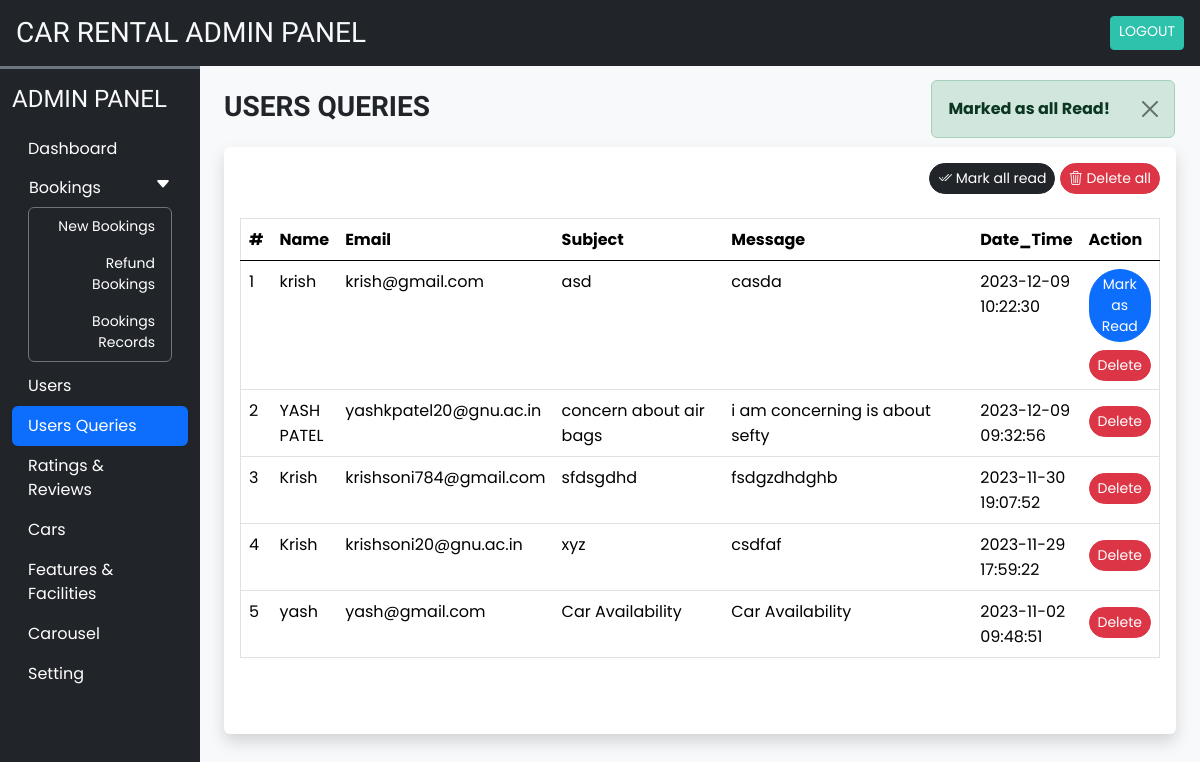
/admin/user_queries.php?seen=all (signed in), run on the app's committed database.
### tables this page shows
CREATE TABLE `user_queries` (
  `sr_no` int(11) NOT NULL,
  `name` varchar(50) NOT NULL,
  `email` varchar(150) NOT NULL,
  `subject` varchar(200) NOT NULL,
  `message` varchar(500) NOT NULL,
  `datentime` datetime NOT NULL DEFAULT current_timestamp(),
  `seen` tinyint(4) NOT NULL DEFAULT 0
);

### admin/includes/db_config.php (called while the page is built, shortened)
<?php
 function filteration($data){
    foreach($data as $key => $value){
       $value = trim($value);
       $value= stripslashes($value);
       $value = strip_tags($value);
       $value= htmlspecialchars($value);
       $data[$key] = $value;
    }
    return $data;
 }
 function update($sql , $values ,$datatype){
    $con = $GLOBALS['con'];
    if($stmt = mysqli_prepare($con,$sql)){
        mysqli_stmt_bind_param($stmt,$datatype, ...$values);
        if(mysqli_stmt_execute($stmt)){
            $res = mysqli_stmt_affected_rows($stmt);
            return $res;
        }else{
            mysqli_stmt_close($stmt);
            die('Query Cannot be executed - Update');
        }
    }else{
        die('Query Cannot be prepared - Update');
    }
 }

### admin/user_queries.php (the view, shortened to what this page needs)
<?php
require("includes/essentials.php");
require("includes/db_config.php");
if (isset($_GET['seen'])) {
    $frm_data = filteration($_GET);
    if ($frm_data['seen'] == 'all') {
        $q = "UPDATE `user_queries` SET `seen` = ? ";
        $values = [1];
        if (update($q, $values, 'i')) {
            alert('success', 'Marked as  all  Read!');
        } else {
            alert('danger', 'Operation Failed!');
        }
    }
}
?>
<!DOCTYPE html>
<html lang="en">
<head>
    <?php require("includes/links.php"); ?>
</head>
<body class="bg-light">
    <?php require("includes/header.php"); ?>
    <div class="container-fluid " id="main-content">
        <div class="row">
            <div class="col-lg-10 ms-auto p-4 overflow-hidden ">
                <h3 class="mb-4 h-font fw-bold">USERS QUERIES</h3>
                <div class="card border-0 shadow mb-4">
                    <div class="card-body">
                        <div class="text-end mb-4">
                            <a href="?seen=all" class="btn btn-dark rounded-pill btn-sm shadow-none ">
                                <i class="bi bi-check2-all"></i> Mark all read
                            </a>
                            <a href="?delete=all" class="btn btn-danger rounded-pill btn-sm shadow-none ">
                                <i class="bi bi-trash3"></i> Delete all
                            </a>
                        </div>
                        <div class="table-responsive-md " style="height: 500px; overflow-y: scroll ;">
                            <table class="table table-hover border">
                                <thead class="sticky-top">
                                    <tr class="bg-dark text-light">
                                        <th scope="col">#</th>
                                        <th scope="col">Name</th>
                                        <th scope="col">Email</th>
                                        <th scope="col" width="20%">Subject</th>
                                        <th scope="col" width="30%">Message</th>
                                        <th scope="col">Date_Time</th>
                                        <th scope="col">Action</th>
                                    </tr>
                                </thead>
                                <tbody>
                                    <?php
                                    $q = "SELECT * FROM user_queries ORDER BY `sr_no` DESC";
                                    $data = mysqli_query($con, $q);
                                    $i = 1;
                                    while ($row = mysqli_fetch_assoc($data)) {
                                        $seen = '';
                                        if ($row['seen'] != 1) {
                                            $seen = "<a href='?seen=$row[sr_no]' class='btn btn-sm rounded-pill btn-primary' >Mark as Read</a>";
                                        }
                                        $seen .= "<a href='?delete=$row[sr_no]' class='btn btn-sm rounded-pill btn-danger mt-2' >Delete</a>";
                                        echo <<<query
                                                <tr>
                                                    <td>$i</td>
                                                    <td>$row[name]</td>
                                                    <td>$row[email]</td>
                                                    <td>$row[subject]</td>
                                                    <td>$row[message]</td>
                                                    <td>$row[datentime]</td>
                                                    <td>$seen</td>
                                                </tr>
                                           query;
                                        $i++;
                                    }
                                    ?>
                                </tbody>
                            </table>
                        </div>
                    </div>
                </div>
            </div>
        </div>
    </div>
</body>
</html>

### admin/assets/css/common.css (style rules this page uses)
:root { --teal: #2ec1ac; --teal_hover: #279e8c; }
* { font-family: 'Poppins', sans-serif; }
.h-font { font-family: 'Merienda', cursive; }

### data on the page
user_queries: name "krish", email "krish@gmail.com", subject "asd", message "casda", datentime "2023-12-09 10:22:30"
user_queries: name "YASH PATEL", email "yashkpatel20@gnu.ac.in", subject "concern about air bags", message "i am concerning is about sefty", datentime "2023-12-09 09:32:56"
user_queries: name "Krish", email "krishsoni784@gmail.com", subject "sfdsgdhd", message "fsdgzdhdghb", datentime "2023-11-30 19:07:52"
user_queries: name "Krish", email "krishsoni20@gnu.ac.in", subject "xyz", message "csdfaf", datentime "2023-11-29 17:59:22"
user_queries: name "yash", email "yash@gmail.com", subject "Car Availability", message "Car Availability", datentime "2023-11-02 09:48:51"

### other printed values
$message "Marked as all Read!"
